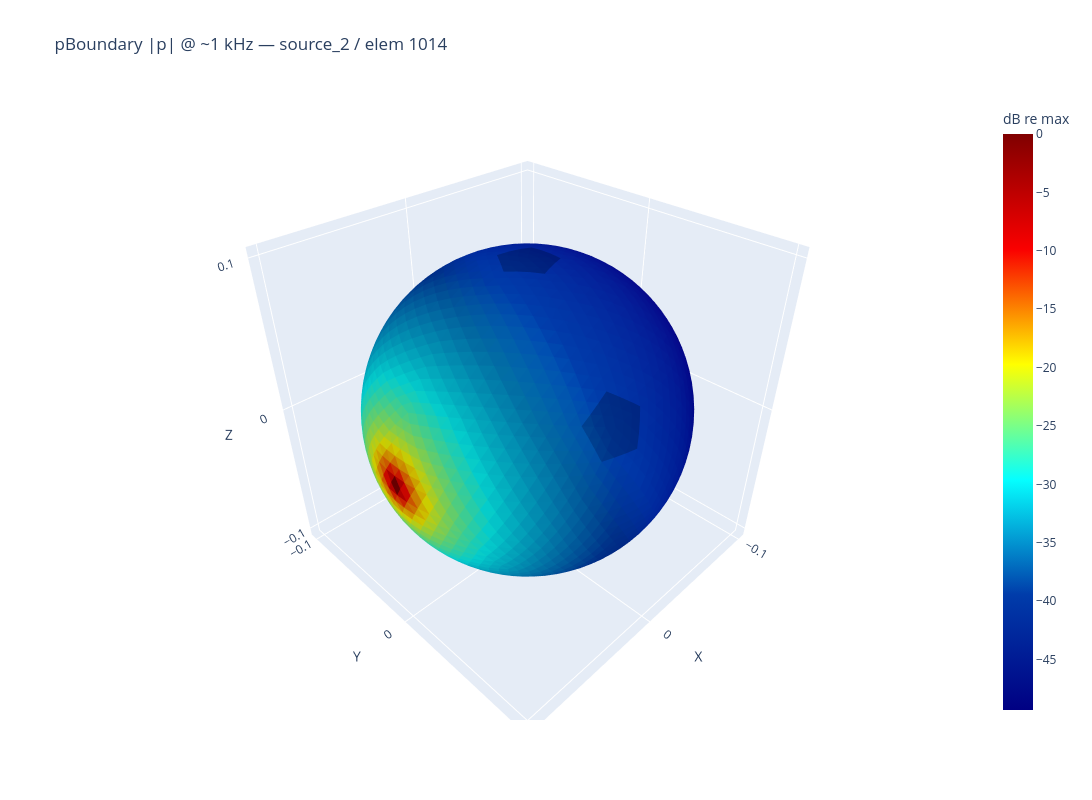

The code cell stored with this chart in its notebook:
### Markdown cell above
###  Pressure on Boundary

### Code cell
from pathlib import Path
import numpy as np
import plotly.graph_objects as go


ref = Path(r".\ICO_Sphere_HD20cm_sol10m_point_source\ObjectMeshes\Reference")
p_path = Path(r".\ICO_Sphere_HD20cm_sol10m_point_source\NumCalc\source_1\be.out\be.20\pBoundary")

nraw = (ref / "Nodes.txt").read_text().strip().splitlines()
nodes = np.loadtxt(nraw[1:])
nid, xyz = nodes[:, 0].astype(int), nodes[:, 1:4]
imap = {int(i): k for k, i in enumerate(nid)}

eraw = (ref / "Elements.txt").read_text().strip().splitlines()
elems = np.loadtxt(eraw[1:], dtype=int)
tri = np.array([[imap[int(a)], imap[int(b)], imap[int(c)]]
                for a, b, c in elems[:, 1:4]])
eids = elems[:, 0].astype(int)

praw = p_path.read_text().strip().splitlines()
# 3 lignes header, puis "id Re Im" par ELEMENT
pdata = np.loadtxt(praw[3:])
pid, pre, pim = pdata[:, 0].astype(int), pdata[:, 1], pdata[:, 2]
mag = np.hypot(pre, pim)

# aligner p[k] = pression de l'element eids[k]
pmap = {int(i): m for i, m in zip(pid, mag)}
face_p = np.array([pmap[int(e)] for e in eids])
face_db = 20.0 * np.log10(np.maximum(face_p, 1e-30) / np.max(face_p))

fig = go.Figure(data=[go.Mesh3d(
    x=xyz[:, 0], y=xyz[:, 1], z=xyz[:, 2],
    i=tri[:, 0], j=tri[:, 1], k=tri[:, 2],
    intensity=face_db,
    intensitymode="cell",          # une couleur par triangle
    colorscale="Jet",
    colorbar=dict(title="dB re max"),
    flatshading=True,
)])
fig.update_layout(
    title="pBoundary |p| @ ~1 kHz — source_2 / elem 1014",
    width=1100, height=800,
    scene=dict(aspectmode="data",
               xaxis_title="X", yaxis_title="Y", zaxis_title="Z"),
)
fig.show()
print("faces", len(face_db), "dB min/max", face_db.min(), face_db.max())

### Figure 1 — Plotly figure (JSON) as saved in the notebook; plotly's stock layout.template omitted (floating-point values rounded to 4 significant figures; data arrays with more than 128 entries replaced by an {"elided": "..."} marker saying what was removed)
{"data": [{"colorbar": {"title": {"text": "dB re max"}}, "colorscale": [[0, "rgb(0,0,131)"], [0.2, "rgb(0,60,170)"], [0.4, "rgb(5,255,255)"], [0.6, "rgb(255,255,0)"], [0.8, "rgb(250,0,0)"], [1, "rgb(128,0,0)"]], "flatshading": true, "i": {"elided": "5120 int values"}, "intensity": {"elided": "5120 float values"}, "intensitymode": "cell", "j": {"elided": "5120 int values"}, "k": {"elided": "5120 int values"}, "type": "mesh3d", "x": {"elided": "2562 float values"}, "y": {"elided": "2562 float values"}, "z": {"elided": "2562 float values"}}], "layout": {"height": 800, "scene": {"aspectmode": "data", "xaxis": {"title": {"text": "X"}}, "yaxis": {"title": {"text": "Y"}}, "zaxis": {"title": {"text": "Z"}}}, "title": {"text": "pBoundary |p| @ ~1 kHz — source_2 / elem 1014"}, "width": 1100}}
